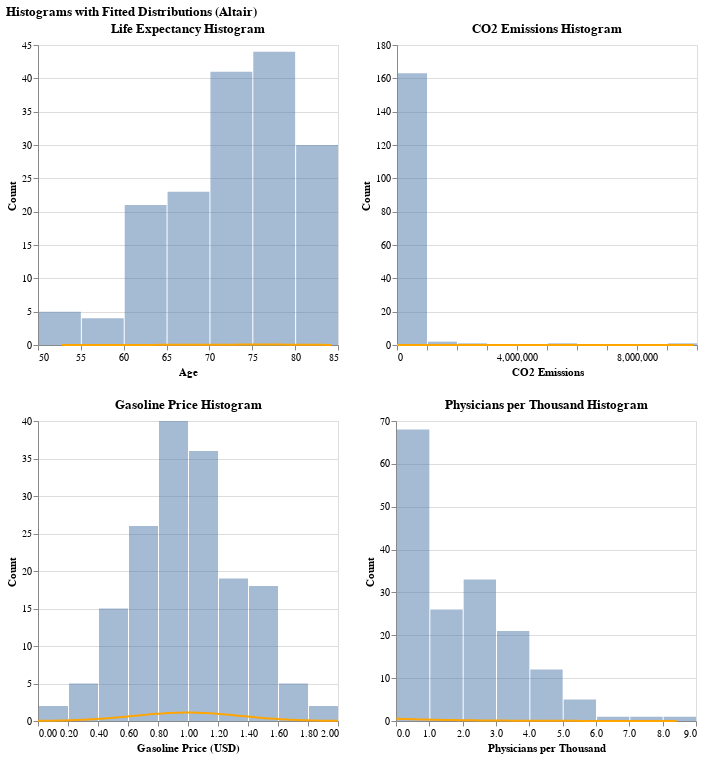

The cell this chart's notebook holds for it:
### Code cell
# same graphs with altair
import pandas as pd
import numpy as np
import altair as alt
from scipy.stats import norm, expon, loggamma


# Helper function to calculate fitted distribution
def get_distribution_data(data, distribution_type):
    xmin, xmax = data.min(), data.max()
    x = np.linspace(xmin, xmax, 100)
    
    if distribution_type == 'norm':
        mu, std = norm.fit(data)
        y = norm.pdf(x, mu, std)
    elif distribution_type == 'expon':
        loc, scale = expon.fit(data)
        y = expon.pdf(x, loc, scale)
    elif distribution_type == 'loggamma':
        shape, loc, scale = loggamma.fit(data)
        y = loggamma.pdf(x, shape, loc, scale)
    else:
        raise ValueError("Unsupported distribution type!")
    
    return pd.DataFrame({'x': x, 'y': y})

# Histogram 1: Life Expectancy
life_expectancy = data['Life expectancy'].dropna()
life_expectancy_fit = get_distribution_data(life_expectancy, 'loggamma')

hist_life_expectancy = alt.Chart(pd.DataFrame({'value': life_expectancy})).mark_bar(opacity=0.5).encode(
    alt.X('value:Q', bin=alt.Bin(maxbins=10), title='Age'),
    alt.Y('count()', title='Count')
).properties(
    title='Life Expectancy Histogram'
)

fit_life_expectancy = alt.Chart(life_expectancy_fit).mark_line(color='orange').encode(
    x='x:Q',
    y='y:Q'
)

chart1 = hist_life_expectancy + fit_life_expectancy

# Histogram 2: CO2 Emissions per Million People
co2_emissions = data['Co2-Emissions'].dropna()
co2_emissions_fit = get_distribution_data(co2_emissions, 'expon')

hist_co2_emissions = alt.Chart(pd.DataFrame({'value': co2_emissions})).mark_bar(opacity=0.5).encode(
    alt.X('value:Q', bin=alt.Bin(maxbins=10), title='CO2 Emissions'),
    alt.Y('count()', title='Count')
).properties(
    title='CO2 Emissions Histogram'
)

fit_co2_emissions = alt.Chart(co2_emissions_fit).mark_line(color='orange').encode(
    x='x:Q',
    y='y:Q'
)

chart2 = hist_co2_emissions + fit_co2_emissions

# Histogram 3: Gasoline Price
gasoline_price = data['Gasoline Price'].dropna()
gasoline_price_fit = get_distribution_data(gasoline_price, 'norm')

hist_gasoline_price = alt.Chart(pd.DataFrame({'value': gasoline_price})).mark_bar(opacity=0.5).encode(
    alt.X('value:Q', bin=alt.Bin(maxbins=10), title='Gasoline Price (USD)'),
    alt.Y('count()', title='Count')
).properties(
    title='Gasoline Price Histogram'
)

fit_gasoline_price = alt.Chart(gasoline_price_fit).mark_line(color='orange').encode(
    x='x:Q',
    y='y:Q'
)

chart3 = hist_gasoline_price + fit_gasoline_price

# Histogram 4: Physicians per Thousand
physicians_per_thousand = data['Physicians per thousand'].dropna()
physicians_per_thousand_fit = get_distribution_data(physicians_per_thousand, 'expon')

hist_physicians = alt.Chart(pd.DataFrame({'value': physicians_per_thousand})).mark_bar(opacity=0.5).encode(
    alt.X('value:Q', bin=alt.Bin(maxbins=10), title='Physicians per Thousand'),
    alt.Y('count()', title='Count')
).properties(
    title='Physicians per Thousand Histogram'
)

fit_physicians = alt.Chart(physicians_per_thousand_fit).mark_line(color='orange').encode(
    x='x:Q',
    y='y:Q'
)

chart4 = hist_physicians + fit_physicians

# Combine charts in a 2x2 grid
final_chart = alt.vconcat(
    alt.hconcat(chart1, chart2),
    alt.hconcat(chart3, chart4)
).resolve_scale(
    color='independent'
).properties(
    title="Histograms with Fitted Distributions (Altair)"
)

final_chart.show()

### Figure 1 — Vega-Lite specification as saved in the notebook (floating-point values rounded to 4 significant figures; data arrays with more than 128 entries replaced by an {"elided": "..."} marker saying what was removed)
{"config": {"view": {"continuousWidth": 300, "continuousHeight": 300}}, "vconcat": [{"hconcat": [{"layer": [{"data": {"name": "data-906d18952711f49a86c65c80a016a7f5"}, "mark": {"type": "bar", "opacity": 0.5}, "encoding": {"x": {"bin": {"maxbins": 10}, "field": "value", "title": "Age", "type": "quantitative"}, "y": {"aggregate": "count", "title": "Count", "type": "quantitative"}}, "title": "Life Expectancy Histogram"}, {"data": {"name": "data-bde28cff9fdfb2816c81241052c2b95d"}, "mark": {"type": "line", "color": "orange"}, "encoding": {"x": {"field": "x", "type": "quantitative"}, "y": {"field": "y", "type": "quantitative"}}}]}, {"layer": [{"data": {"name": "data-0e23fcd6edd1bccf3d5b9d67c710d805"}, "mark": {"type": "bar", "opacity": 0.5}, "encoding": {"x": {"bin": {"maxbins": 10}, "field": "value", "title": "CO2 Emissions", "type": "quantitative"}, "y": {"aggregate": "count", "title": "Count", "type": "quantitative"}}, "title": "CO2 Emissions Histogram"}, {"data": {"name": "data-e1d1282b6b9a22f8e5ee22681b5418d3"}, "mark": {"type": "line", "color": "orange"}, "encoding": {"x": {"field": "x", "type": "quantitative"}, "y": {"field": "y", "type": "quantitative"}}}]}]}, {"hconcat": [{"layer": [{"data": {"name": "data-8c3e7040132a1429c7d49c771cddef4b"}, "mark": {"type": "bar", "opacity": 0.5}, "encoding": {"x": {"bin": {"maxbins": 10}, "field": "value", "title": "Gasoline Price (USD)", "type": "quantitative"}, "y": {"aggregate": "count", "title": "Count", "type": "quantitative"}}, "title": "Gasoline Price Histogram"}, {"data": {"name": "data-40cbdaf7bcdf811a1296f71ccfd8ae2d"}, "mark": {"type": "line", "color": "orange"}, "encoding": {"x": {"field": "x", "type": "quantitative"}, "y": {"field": "y", "type": "quantitative"}}}]}, {"layer": [{"data": {"name": "data-5fcad1d8e24e626e805343866ab85d94"}, "mark": {"type": "bar", "opacity": 0.5}, "encoding": {"x": {"bin": {"maxbins": 10}, "field": "value", "title": "Physicians per Thousand", "type": "quantitative"}, "y": {"aggregate": "count", "title": "Count", "type": "quantitative"}}, "title": "Physicians per Thousand Histogram"}, {"data": {"name": "data-bfee7fc11006053aff3f47833fd7d3d6"}, "mark": {"type": "line", "color": "orange"}, "encoding": {"x": {"field": "x", "type": "quantitative"}, "y": {"field": "y", "type": "quantitative"}}}]}]}], "resolve": {"scale": {"color": "independent"}}, "title": "Histograms with Fitted Distributions (Altair)", "$schema": "https://vega.github.io/schema/vega-lite/v5.20.1.json", "datasets": {"data-906d18952711f49a86c65c80a016a7f5": {"elided": "168 records"}, "data-bde28cff9fdfb2816c81241052c2b95d": [{"x": 52.8, "y": 0.003507}, {"x": 53.12, "y": 0.003684}, {"x": 53.43, "y": 0.003871}, {"x": 53.75, "y": 0.004067}, {"x": 54.07, "y": 0.004273}, {"x": 54.39, "y": 0.004488}, {"x": 54.7, "y": 0.004715}, {"x": 55.02, "y": 0.004953}, {"x": 55.34, "y": 0.005202}, {"x": 55.65, "y": 0.005464}, {"x": 55.97, "y": 0.005738}, {"x": 56.29, "y": 0.006026}, {"x": 56.61, "y": 0.006328}, {"x": 56.92, "y": 0.006645}, {"x": 57.24, "y": 0.006977}, {"x": 57.56, "y": 0.007324}, {"x": 57.87, "y": 0.007689}, {"x": 58.19, "y": 0.008071}, {"x": 58.51, "y": 0.008471}, {"x": 58.83, "y": 0.00889}, {"x": 59.14, "y": 0.009329}, {"x": 59.46, "y": 0.009788}, {"x": 59.78, "y": 0.01027}, {"x": 60.09, "y": 0.01077}, {"x": 60.41, "y": 0.0113}, {"x": 60.73, "y": 0.01185}, {"x": 61.05, "y": 0.01242}, {"x": 61.36, "y": 0.01302}, {"x": 61.68, "y": 0.01365}, {"x": 62.0, "y": 0.0143}, {"x": 62.32, "y": 0.01498}, {"x": 62.63, "y": 0.01569}, {"x": 62.95, "y": 0.01644}, {"x": 63.27, "y": 0.01721}, {"x": 63.58, "y": 0.01801}, {"x": 63.9, "y": 0.01885}, {"x": 64.22, "y": 0.01972}, {"x": 64.54, "y": 0.02062}, {"x": 64.85, "y": 0.02156}, {"x": 65.17, "y": 0.02253}, {"x": 65.49, "y": 0.02354}, {"x": 65.8, "y": 0.02458}, {"x": 66.12, "y": 0.02566}, {"x": 66.44, "y": 0.02678}, {"x": 66.76, "y": 0.02792}, {"x": 67.07, "y": 0.02911}, {"x": 67.39, "y": 0.03033}, {"x": 67.71, "y": 0.03158}, {"x": 68.02, "y": 0.03287}, {"x": 68.34, "y": 0.03418}, {"x": 68.66, "y": 0.03553}, {"x": 68.98, "y": 0.0369}, {"x": 69.29, "y": 0.03829}, {"x": 69.61, "y": 0.03971}, {"x": 69.93, "y": 0.04114}, {"x": 70.24, "y": 0.04259}, {"x": 70.56, "y": 0.04404}, {"x": 70.88, "y": 0.0455}, {"x": 71.2, "y": 0.04696}, {"x": 71.51, "y": 0.04841}, {"x": 71.83, "y": 0.04984}, {"x": 72.15, "y": 0.05124}, {"x": 72.46, "y": 0.05262}, {"x": 72.78, "y": 0.05395}, {"x": 73.1, "y": 0.05523}, {"x": 73.42, "y": 0.05645}, {"x": 73.73, "y": 0.0576}, {"x": 74.05, "y": 0.05866}, {"x": 74.37, "y": 0.05962}, {"x": 74.68, "y": 0.06047}, {"x": 75.0, "y": 0.06119}, {"x": 75.32, "y": 0.06178}, {"x": 75.64, "y": 0.06222}, {"x": 75.95, "y": 0.0625}, {"x": 76.27, "y": 0.0626}, {"x": 76.59, "y": 0.06252}, {"x": 76.91, "y": 0.06223}, {"x": 77.22, "y": 0.06174}, {"x": 77.54, "y": 0.06103}, {"x": 77.86, "y": 0.0601}, {"x": 78.17, "y": 0.05895}, {"x": 78.49, "y": 0.05757}, {"x": 78.81, "y": 0.05597}, {"x": 79.13, "y": 0.05415}, {"x": 79.44, "y": 0.05212}, {"x": 79.76, "y": 0.0499}, {"x": 80.08, "y": 0.04749}, {"x": 80.39, "y": 0.04492}, {"x": 80.71, "y": 0.04222}, {"x": 81.03, "y": 0.0394}, {"x": 81.35, "y": 0.0365}, {"x": 81.66, "y": 0.03355}, {"x": 81.98, "y": 0.03059}, {"x": 82.3, "y": 0.02764}, {"x": 82.61, "y": 0.02474}, {"x": 82.93, "y": 0.02193}, {"x": 83.25, "y": 0.01923}, {"x": 83.57, "y": 0.01668}, {"x": 83.88, "y": 0.0143}, {"x": 84.2, "y": 0.0121}], "data-0e23fcd6edd1bccf3d5b9d67c710d805": {"elided": "168 records"}, "data-e1d1282b6b9a22f8e5ee22681b5418d3": [{"x": 143.0, "y": 5.038e-06}, {"x": 100100.0, "y": 3.045e-06}, {"x": 200000.0, "y": 1.841e-06}, {"x": 299900.0, "y": 1.113e-06}, {"x": 399900.0, "y": 6.725e-07}, {"x": 499800.0, "y": 4.065e-07}, {"x": 599700.0, "y": 2.457e-07}, {"x": 699600.0, "y": 1.485e-07}, {"x": 799600.0, "y": 8.977e-08}, {"x": 899500.0, "y": 5.426e-08}, {"x": 999400.0, "y": 3.28e-08}, {"x": 1099000.0, "y": 1.982e-08}, {"x": 1199000.0, "y": 1.198e-08}, {"x": 1299000.0, "y": 7.243e-09}, {"x": 1399000.0, "y": 4.378e-09}, {"x": 1499000.0, "y": 2.646e-09}, {"x": 1599000.0, "y": 1.6e-09}, {"x": 1699000.0, "y": 9.669e-10}, {"x": 1799000.0, "y": 5.844e-10}, {"x": 1899000.0, "y": 3.532e-10}, {"x": 1999000.0, "y": 2.135e-10}, {"x": 2099000.0, "y": 1.291e-10}, {"x": 2199000.0, "y": 7.801e-11}, {"x": 2298000.0, "y": 4.715e-11}, {"x": 2398000.0, "y": 2.85e-11}, {"x": 2498000.0, "y": 1.723e-11}, {"x": 2598000.0, "y": 1.041e-11}, {"x": 2698000.0, "y": 6.294e-12}, {"x": 2798000.0, "y": 3.805e-12}, {"x": 2898000.0, "y": 2.3e-12}, {"x": 2998000.0, "y": 1.39e-12}, {"x": 3098000.0, "y": 8.402e-13}, {"x": 3198000.0, "y": 5.079e-13}, {"x": 3298000.0, "y": 3.07e-13}, {"x": 3398000.0, "y": 1.856e-13}, {"x": 3498000.0, "y": 1.122e-13}, {"x": 3598000.0, "y": 6.779e-14}, {"x": 3697000.0, "y": 4.098e-14}, {"x": 3797000.0, "y": 2.477e-14}, {"x": 3897000.0, "y": 1.497e-14}, {"x": 3997000.0, "y": 9.049e-15}, {"x": 4097000.0, "y": 5.47e-15}, {"x": 4197000.0, "y": 3.306e-15}, {"x": 4297000.0, "y": 1.998e-15}, {"x": 4397000.0, "y": 1.208e-15}, {"x": 4497000.0, "y": 7.302e-16}, {"x": 4597000.0, "y": 4.413e-16}, {"x": 4697000.0, "y": 2.668e-16}, {"x": 4797000.0, "y": 1.612e-16}, {"x": 4897000.0, "y": 9.747e-17}, {"x": 4997000.0, "y": 5.891e-17}, {"x": 5096000.0, "y": 3.561e-17}, {"x": 5196000.0, "y": 2.152e-17}, {"x": 5296000.0, "y": 1.301e-17}, {"x": 5396000.0, "y": 7.864e-18}, {"x": 5496000.0, "y": 4.753e-18}, {"x": 5596000.0, "y": 2.873e-18}, {"x": 5696000.0, "y": 1.737e-18}, {"x": 5796000.0, "y": 1.05e-18}, {"x": 5896000.0, "y": 6.345e-19}, {"x": 5996000.0, "y": 3.835e-19}, {"x": 6096000.0, "y": 2.318e-19}, {"x": 6196000.0, "y": 1.401e-19}, {"x": 6296000.0, "y": 8.47e-20}, {"x": 6396000.0, "y": 5.12e-20}, {"x": 6495000.0, "y": 3.095e-20}, {"x": 6595000.0, "y": 1.871e-20}, {"x": 6695000.0, "y": 1.131e-20}, {"x": 6795000.0, "y": 6.834e-21}, {"x": 6895000.0, "y": 4.131e-21}, {"x": 6995000.0, "y": 2.497e-21}, {"x": 7095000.0, "y": 1.509e-21}, {"x": 7195000.0, "y": 9.123e-22}, {"x": 7295000.0, "y": 5.514e-22}, {"x": 7395000.0, "y": 3.333e-22}, {"x": 7495000.0, "y": 2.015e-22}, {"x": 7595000.0, "y": 1.218e-22}, {"x": 7695000.0, "y": 7.361e-23}, {"x": 7795000.0, "y": 4.449e-23}, {"x": 7894000.0, "y": 2.689e-23}, {"x": 7994000.0, "y": 1.625e-23}, {"x": 8094000.0, "y": 9.825e-24}, {"x": 8194000.0, "y": 5.939e-24}, {"x": 8294000.0, "y": 3.59e-24}, {"x": 8394000.0, "y": 2.17e-24}, {"x": 8494000.0, "y": 1.312e-24}, {"x": 8594000.0, "y": 7.928e-25}, {"x": 8694000.0, "y": 4.792e-25}, {"x": 8794000.0, "y": 2.896e-25}, {"x": 8894000.0, "y": 1.751e-25}, {"x": 8994000.0, "y": 1.058e-25}, {"x": 9094000.0, "y": 6.396e-26}, {"x": 9194000.0, "y": 3.866e-26}, {"x": 9293000.0, "y": 2.337e-26}, {"x": 9393000.0, "y": 1.413e-26}, {"x": 9493000.0, "y": 8.538e-27}, {"x": 9593000.0, "y": 5.161e-27}, {"x": 9693000.0, "y": 3.12e-27}, {"x": 9793000.0, "y": 1.886e-27}, {"x": 9893000.0, "y": 1.14e-27}], "data-8c3e7040132a1429c7d49c771cddef4b": {"elided": "168 records"}, "data-40cbdaf7bcdf811a1296f71ccfd8ae2d": [{"x": 0.0, "y": 0.0224}, {"x": 0.0202, "y": 0.02623}, {"x": 0.0404, "y": 0.03061}, {"x": 0.06061, "y": 0.03561}, {"x": 0.08081, "y": 0.04129}, {"x": 0.101, "y": 0.04772}, {"x": 0.1212, "y": 0.05497}, {"x": 0.1414, "y": 0.06313}, {"x": 0.1616, "y": 0.07225}, {"x": 0.1818, "y": 0.08243}, {"x": 0.202, "y": 0.09374}, {"x": 0.2222, "y": 0.1063}, {"x": 0.2424, "y": 0.1201}, {"x": 0.2626, "y": 0.1352}, {"x": 0.2828, "y": 0.1518}, {"x": 0.303, "y": 0.1698}, {"x": 0.3232, "y": 0.1894}, {"x": 0.3434, "y": 0.2105}, {"x": 0.3636, "y": 0.2333}, {"x": 0.3838, "y": 0.2577}, {"x": 0.404, "y": 0.2837}, {"x": 0.4242, "y": 0.3113}, {"x": 0.4444, "y": 0.3405}, {"x": 0.4646, "y": 0.3712}, {"x": 0.4848, "y": 0.4034}, {"x": 0.5051, "y": 0.4369}, {"x": 0.5253, "y": 0.4718}, {"x": 0.5455, "y": 0.5077}, {"x": 0.5657, "y": 0.5446}, {"x": 0.5859, "y": 0.5823}, {"x": 0.6061, "y": 0.6206}, {"x": 0.6263, "y": 0.6593}, {"x": 0.6465, "y": 0.6982}, {"x": 0.6667, "y": 0.7369}, {"x": 0.6869, "y": 0.7752}, {"x": 0.7071, "y": 0.8129}, {"x": 0.7273, "y": 0.8497}, {"x": 0.7475, "y": 0.8853}, {"x": 0.7677, "y": 0.9193}, {"x": 0.7879, "y": 0.9516}, {"x": 0.8081, "y": 0.9819}, {"x": 0.8283, "y": 1.01}, {"x": 0.8485, "y": 1.035}, {"x": 0.8687, "y": 1.058}, {"x": 0.8889, "y": 1.077}, {"x": 0.9091, "y": 1.094}, {"x": 0.9293, "y": 1.107}, {"x": 0.9495, "y": 1.116}, {"x": 0.9697, "y": 1.122}, {"x": 0.9899, "y": 1.124}, {"x": 1.01, "y": 1.123}, {"x": 1.03, "y": 1.118}, {"x": 1.051, "y": 1.11}, {"x": 1.071, "y": 1.098}, {"x": 1.091, "y": 1.082}, {"x": 1.111, "y": 1.064}, {"x": 1.131, "y": 1.042}, {"x": 1.152, "y": 1.017}, {"x": 1.172, "y": 0.9903}, {"x": 1.192, "y": 0.9607}, {"x": 1.212, "y": 0.929}, {"x": 1.232, "y": 0.8954}, {"x": 1.253, "y": 0.8603}, {"x": 1.273, "y": 0.8238}, {"x": 1.293, "y": 0.7863}, {"x": 1.313, "y": 0.7482}, {"x": 1.333, "y": 0.7095}, {"x": 1.354, "y": 0.6707}, {"x": 1.374, "y": 0.6319}, {"x": 1.394, "y": 0.5935}, {"x": 1.414, "y": 0.5556}, {"x": 1.434, "y": 0.5184}, {"x": 1.455, "y": 0.4822}, {"x": 1.475, "y": 0.447}, {"x": 1.495, "y": 0.4131}, {"x": 1.515, "y": 0.3805}, {"x": 1.535, "y": 0.3493}, {"x": 1.556, "y": 0.3197}, {"x": 1.576, "y": 0.2916}, {"x": 1.596, "y": 0.2651}, {"x": 1.616, "y": 0.2403}, {"x": 1.636, "y": 0.217}, {"x": 1.657, "y": 0.1954}, {"x": 1.677, "y": 0.1754}, {"x": 1.697, "y": 0.1569}, {"x": 1.717, "y": 0.1399}, {"x": 1.737, "y": 0.1243}, {"x": 1.758, "y": 0.1102}, {"x": 1.778, "y": 0.09728}, {"x": 1.798, "y": 0.08562}, {"x": 1.818, "y": 0.07512}, {"x": 1.838, "y": 0.0657}, {"x": 1.859, "y": 0.05727}, {"x": 1.879, "y": 0.04976}, {"x": 1.899, "y": 0.04309}, {"x": 1.919, "y": 0.0372}, {"x": 1.939, "y": 0.03201}, {"x": 1.96, "y": 0.02745}, {"x": 1.98, "y": 0.02347}, {"x": 2.0, "y": 0.02}], "data-5fcad1d8e24e626e805343866ab85d94": {"elided": "168 records"}, "data-bfee7fc11006053aff3f47833fd7d3d6": [{"x": 0.01, "y": 0.5331}, {"x": 0.09495, "y": 0.5095}, {"x": 0.1799, "y": 0.487}, {"x": 0.2648, "y": 0.4654}, {"x": 0.3498, "y": 0.4448}, {"x": 0.4347, "y": 0.4251}, {"x": 0.5197, "y": 0.4063}, {"x": 0.6046, "y": 0.3883}, {"x": 0.6896, "y": 0.3711}, {"x": 0.7745, "y": 0.3547}, {"x": 0.8595, "y": 0.339}, {"x": 0.9444, "y": 0.324}, {"x": 1.029, "y": 0.3096}, {"x": 1.114, "y": 0.2959}, {"x": 1.199, "y": 0.2828}, {"x": 1.284, "y": 0.2703}, {"x": 1.369, "y": 0.2583}, {"x": 1.454, "y": 0.2469}, {"x": 1.539, "y": 0.2359}, {"x": 1.624, "y": 0.2255}, {"x": 1.709, "y": 0.2155}, {"x": 1.794, "y": 0.206}, {"x": 1.879, "y": 0.1968}, {"x": 1.964, "y": 0.1881}, {"x": 2.049, "y": 0.1798}, {"x": 2.134, "y": 0.1718}, {"x": 2.219, "y": 0.1642}, {"x": 2.304, "y": 0.157}, {"x": 2.389, "y": 0.15}, {"x": 2.474, "y": 0.1434}, {"x": 2.558, "y": 0.137}, {"x": 2.643, "y": 0.1309}, {"x": 2.728, "y": 0.1251}, {"x": 2.813, "y": 0.1196}, {"x": 2.898, "y": 0.1143}, {"x": 2.983, "y": 0.1092}, {"x": 3.068, "y": 0.1044}, {"x": 3.153, "y": 0.09979}, {"x": 3.238, "y": 0.09537}, {"x": 3.323, "y": 0.09115}, {"x": 3.408, "y": 0.08711}, {"x": 3.493, "y": 0.08325}, {"x": 3.578, "y": 0.07957}, {"x": 3.663, "y": 0.07604}, {"x": 3.748, "y": 0.07268}, {"x": 3.833, "y": 0.06946}, {"x": 3.918, "y": 0.06638}, {"x": 4.003, "y": 0.06344}, {"x": 4.088, "y": 0.06063}, {"x": 4.173, "y": 0.05795}, {"x": 4.257, "y": 0.05538}, {"x": 4.342, "y": 0.05293}, {"x": 4.427, "y": 0.05059}, {"x": 4.512, "y": 0.04835}, {"x": 4.597, "y": 0.04621}, {"x": 4.682, "y": 0.04416}, {"x": 4.767, "y": 0.0422}, {"x": 4.852, "y": 0.04034}, {"x": 4.937, "y": 0.03855}, {"x": 5.022, "y": 0.03684}, {"x": 5.107, "y": 0.03521}, {"x": 5.192, "y": 0.03365}, {"x": 5.277, "y": 0.03216}, {"x": 5.362, "y": 0.03074}, {"x": 5.447, "y": 0.02938}, {"x": 5.532, "y": 0.02808}, {"x": 5.617, "y": 0.02683}, {"x": 5.702, "y": 0.02564}, {"x": 5.787, "y": 0.02451}, {"x": 5.872, "y": 0.02342}, {"x": 5.956, "y": 0.02239}, {"x": 6.041, "y": 0.0214}, {"x": 6.126, "y": 0.02045}, {"x": 6.211, "y": 0.01954}, {"x": 6.296, "y": 0.01868}, {"x": 6.381, "y": 0.01785}, {"x": 6.466, "y": 0.01706}, {"x": 6.551, "y": 0.0163}, {"x": 6.636, "y": 0.01558}, {"x": 6.721, "y": 0.01489}, {"x": 6.806, "y": 0.01423}, {"x": 6.891, "y": 0.0136}, {"x": 6.976, "y": 0.013}, {"x": 7.061, "y": 0.01242}, {"x": 7.146, "y": 0.01187}, {"x": 7.231, "y": 0.01135}, {"x": 7.316, "y": 0.01085}, {"x": 7.401, "y": 0.01037}, {"x": 7.486, "y": 0.009907}, {"x": 7.571, "y": 0.009468}, {"x": 7.655, "y": 0.009049}, {"x": 7.74, "y": 0.008648}, {"x": 7.825, "y": 0.008265}, {"x": 7.91, "y": 0.007899}, {"x": 7.995, "y": 0.00755}, {"x": 8.08, "y": 0.007215}, {"x": 8.165, "y": 0.006896}, {"x": 8.25, "y": 0.00659}, {"x": 8.335, "y": 0.006299}, {"x": 8.42, "y": 0.00602}]}}
